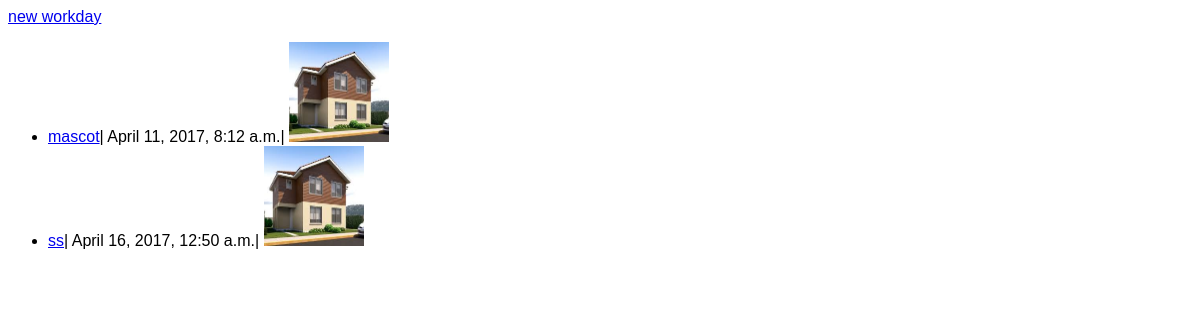
The page /workday on the database as committed earlier.
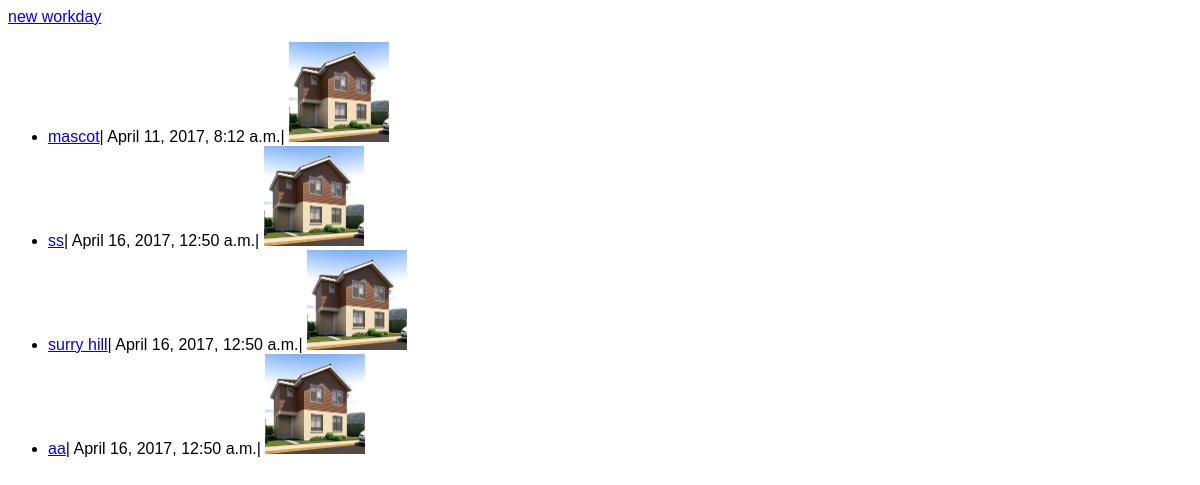
The same page on the database as committed later.
### workday/models.py (models this page shows, shortened)
class Workday(models.Model):
	suburb = models.CharField(max_length=255)
	date_start = models.DateTimeField(blank=True)
	date_finish = models.DateTimeField(blank=True)
	image = models.ImageField(blank=True)
	class Meta:
		ordering = ['id' ]

### workday/views.py (the view)
# urls.py: url(r'^workday$', views.WorkdayList.as_view(), name='workday_list'),
class WorkdayList(ListView):
	model = Workday

### templates/workday/workday_list.html (shortened to what this page needs)
<!DOCTYPE html>
<html lang="en">
<head>
	{% load staticfiles %}
	<link rel="stylesheet" type="text/css" href="{% static 'css/base.css' %}">
</head>
<body>
	<a href="{% url 'workday:new_workday' %}">new workday</a>
	<ul>
	{% for day in object_list %}
		<li>
			<a href="{% url 'workday:detail' day.id %}">{{day.suburb}}</a>|
			{{day.date_start}}|
			<img src="{{day.image.url}}">
		</li>
	{% endfor %}
</ul>
</body>
</html>

### static/css/base.css (style rules this page uses)
body { font-color:red; font-family: sans-serif; }
img { height: 100px; width: 100px; }

Rows that differ between the two databases and show on the page:
added Workday: suburb "surry hill", date_start "April 16, 2017, 12:50 a.m.", image (picture)
added Workday: suburb "aa", date_start "April 16, 2017, 12:50 a.m.", image (picture)
